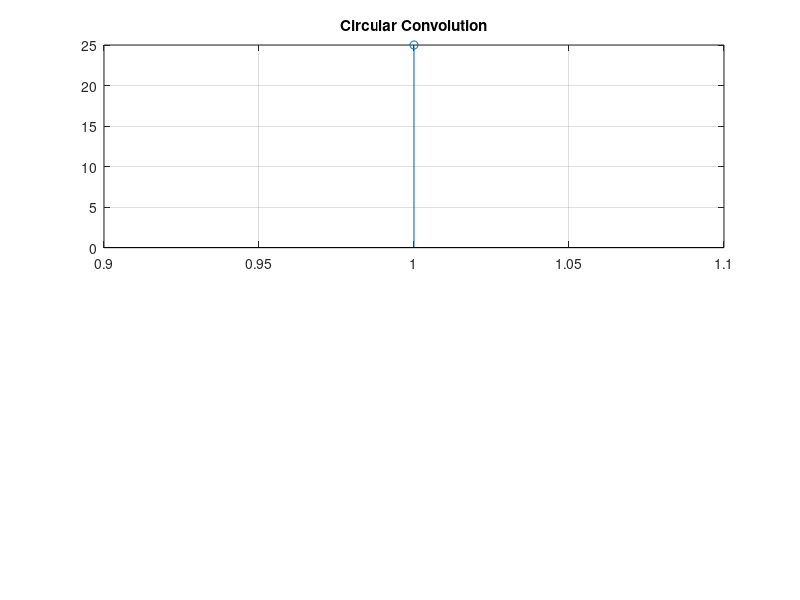

The MATLAB source for this figure:
clc;
clear all;
close all;
x = input('Enter signal 1: ');
h = input('Enter signal 2: ');
N1 = length(x);
N2 = length(h);
N = max(N1,N2);
N3 = N1 - N2;
if(N3 > 0)
    h = [h, zeros(1, N3)];
else
    x = [x, zeros(1, -N3)];
end
for n= 1:N;
    y(n) = 0;
    for i=1:N;
        j = n-i+1;
        if(j<=0)
            j = N+j;
        end
        y(n) = [y(n)+ (x(i)*h(j))];
    end
end
disp('Result ');
y
subplot(2,1,1)
stem(y);
title('Circular Convolution')
grid on;
